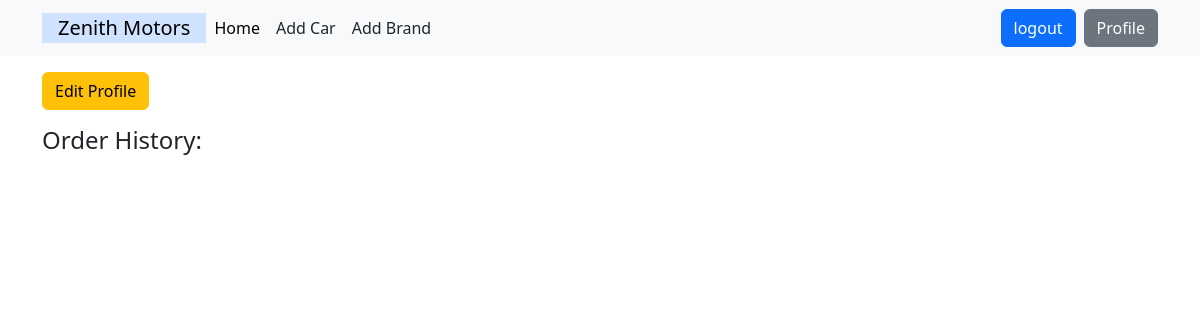
The app's page /car_app/profile/ (signed in), older data.
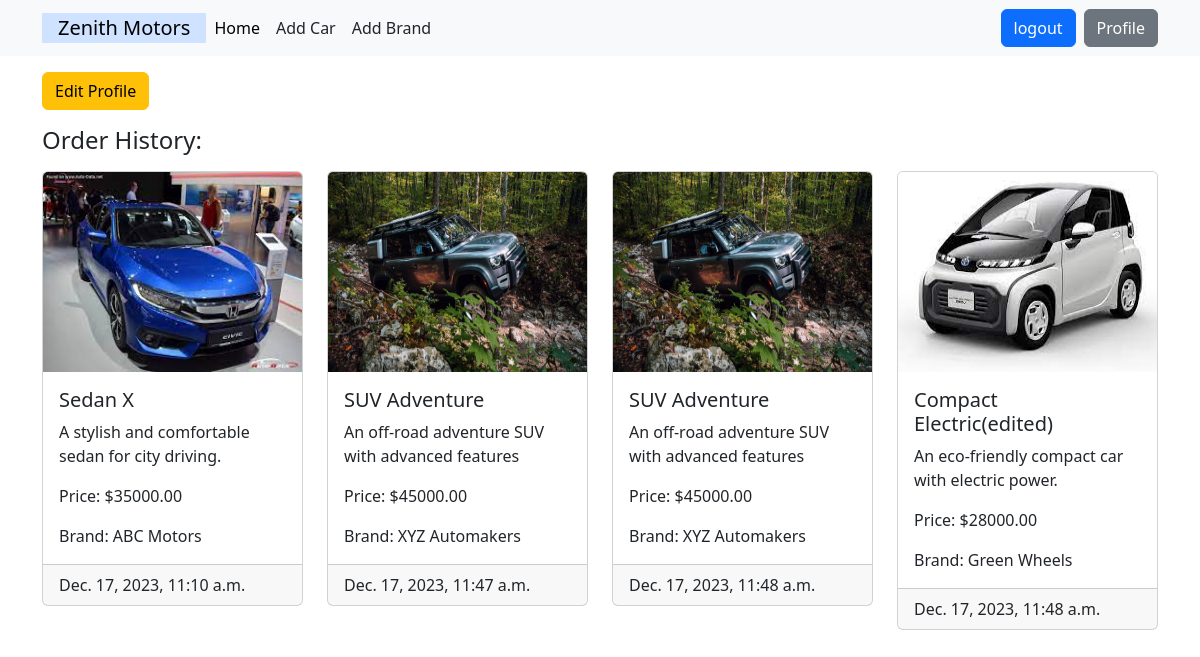
The same page, newer data.
### car_app/models.py (models this page shows, shortened)
class Purchase(models.Model):
    user = models.ForeignKey(User, on_delete=models.CASCADE)
    car = models.ForeignKey(Car, on_delete=models.CASCADE)
    purchase_date = models.DateTimeField(auto_now_add=True)

class Car(models.Model):
    model_name = models.CharField(max_length=100)
    description = models.CharField(max_length=500)
    year = models.PositiveIntegerField()
    quantity = models.PositiveIntegerField(default=0)
    price = models.DecimalField(max_digits=10, decimal_places=2)
    brand = models.ForeignKey(Brand, on_delete=models.CASCADE, related_name='cars')
    author = models.ForeignKey(User,on_delete=models.CASCADE)
    image = models.ImageField(upload_to='uploads/',blank=True, null = True)

class Brand(models.Model):
    brand_name = models.CharField(max_length=100)
    founded_year = models.PositiveIntegerField()
    headquarters = models.CharField(max_length=255)
    slug = models.SlugField(max_length=100,unique=True,null=True,blank=True)
    def __str__(self):
        return self.brand_name

### car_app/views.py (the view)
# urls.py: path('profile/',views.ProfileView.as_view(),name="profile"),
class ProfileView(View):
    @method_decorator(login_required, name='dispatch')
    def get(self, request):
        user = request.user
        purchases = models.Purchase.objects.filter(user=user)
        return render(request, 'profile.html', {'user': user, 'purchases': purchases})

### car_app/templates/profile.html
{% extends 'base.html' %}
{% load crispy_forms_tags %}
{% block content%}
<div class="container">
  <div class="my-3">
    <a class="btn btn-warning" href="{% url 'edit_profile' %}">Edit Profile</a>
  </div>
  <h4 class="my-3">Order History:</h4>
  <div class="row row-cols-1 row-cols-md-4 g-4">
    {% for car in purchases %}
    <div class="col">
      <div class="card">
        <img src="{{car.car.image.url}}" class="card-img-top" alt="..." style="height: 200px;">
        <div class="card-body">
          <h5 class="card-title">{{car.car.model_name}}</h5>
          <p class="card-text">{{car.car.description}}</p>
          <p class="card-text">Price: ${{car.car.price}}</p>
          <p class="card-text">Brand: {{car.car.brand}}</p>
        </div>
        <div class="card-footer">
          <p class="card-text">{{car.purchase_date}}</p>
        </div>
      </div>
    </div>
    {% endfor %}
  </div>
</div>
{% endblock %}

### templates/base.html (shortened to what this page needs)
<!doctype html>
<html lang="en">
  <head>
    <link href="https://cdn.jsdelivr.net/npm/bootstrap@5.3.2/dist/css/bootstrap.min.css" rel="stylesheet">
  </head>
  <body>
    <nav class="navbar navbar-expand-lg bg-light">
        <div class="container">
          <div class="bg-primary-subtle ps-3">
            <a class="navbar-brand" href="{% url 'homepage' %}">Zenith Motors</a>
          </div>
          <div class="collapse navbar-collapse" id="navbarSupportedContent">
            <ul class="navbar-nav me-auto mb-2 mb-lg-0">
              <li class="nav-item">
                <a class="nav-link active" aria-current="page" href="{% url 'homepage' %}">Home</a>
              </li>
              {% if request.user.is_authenticated %}
                <li class="nav-item">
                  <a class="nav-link text-dark" href="{% url 'add_car' %}">Add Car</a>
                </li>
                <li class="nav-item">
                  <a class="nav-link text-dark" href="{% url 'add_brand' %}">Add Brand</a>
                </li>
              {% endif %}
            </ul>
            <div class="d-flex">
                <ul class="navbar-nav me-auto mb-2 mb-lg-0">
                  {% if request.user.is_authenticated %}
                    <li class="nav-item mx-2">
                      <a class="btn btn-primary" href="{% url 'logout' %}">logout</a>
                    </li>
                    <li class="nav-item">
                      <a class="btn btn-secondary" href="{% url 'profile' %}">Profile</a>
                    </li>
                  {% endif %}
                </ul>
              </div>
          </div>
        </div>
      </nav>
      {% block content %}
      {% endblock %}
  </body>
</html>

Row changes from the older to the newer data that the page shows:
added Purchase: car.image (picture), car.model_name "Sedan X", car.description "A stylish and comfortable sedan for city driving.", car.price "35000.00", car.brand "ABC Motors", purchase_date "Dec. 17, 2023, 11:10 a.m."
added Purchase: car.image (picture), car.model_name "SUV Adventure", car.description "An off-road adventure SUV with advanced features", car.price "45000.00", car.brand "XYZ Automakers", purchase_date "Dec. 17, 2023, 11:47 a.m."
added Purchase: car.image (picture), car.model_name "SUV Adventure", car.description "An off-road adventure SUV with advanced features", car.price "45000.00", car.brand "XYZ Automakers", purchase_date "Dec. 17, 2023, 11:48 a.m."
added Purchase: car.image (picture), car.model_name "Compact Electric(edited)", car.description "An eco-friendly compact car with electric power.", car.price "28000.00", car.brand "Green Wheels", purchase_date "Dec. 17, 2023, 11:48 a.m."
